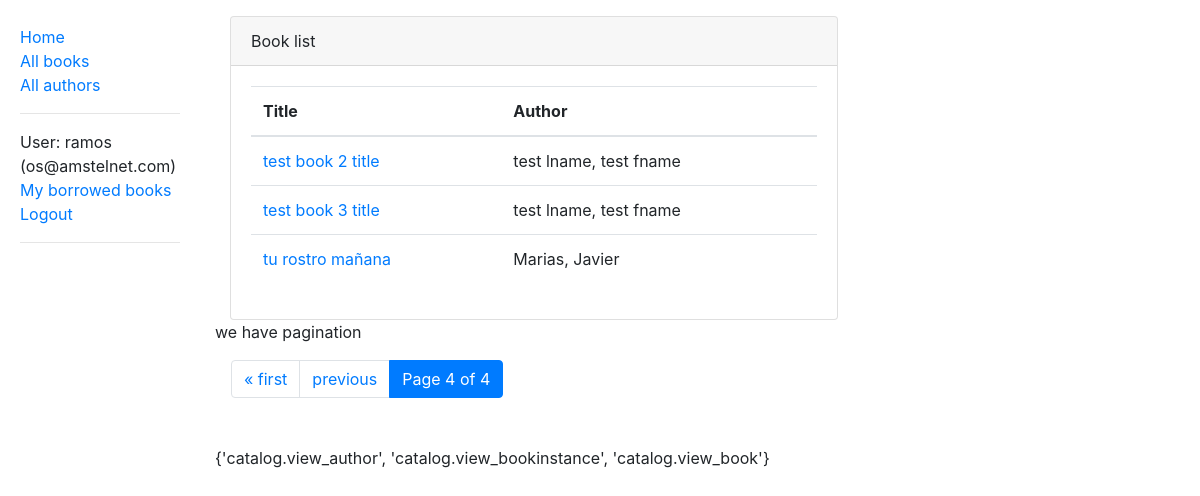
The app's page /catalog/books/?page=4 (signed in), older data.
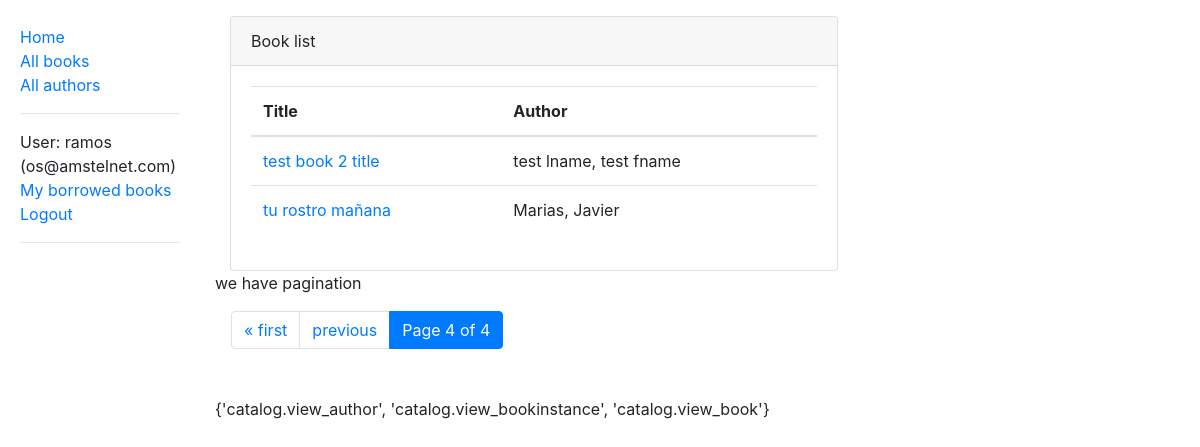
The same page, newer data.
### catalog/models.py (models this page shows, shortened)
class Book(models.Model):
    title = models.CharField(max_length=200)
    author = models.ForeignKey('Author', on_delete=models.SET_NULL, null=True)
    summary = models.TextField(max_length=1000, help_text='Enter a brief description of the book')
    isbn = models.CharField('ISBN', max_length=13,
                            help_text='13 Character <a href="https://www.isbn-international.org/content/what-isbn">ISBN number</a>')
    genre = models.ManyToManyField(Genre, help_text='Select a genre for this book')
    language = models.ForeignKey('Language', on_delete=models.SET_NULL, null=True)
    def display_genre(self):
        """Create a string for the Genre. This is required to display genre in Admin."""
        return ', '.join([genre.name for genre in self.genre.all()[:3]])
    display_genre.short_description = 'Genre'
    def get_absolute_url(self):
        return reverse('book-detail', args=[str(self.id)])

class Author(models.Model):
    first_name = models.CharField(max_length=100)
    last_name = models.CharField(max_length=100)
    date_of_birth = models.DateField(null=True, blank=True)
    date_of_death = models.DateField('Died', null=True, blank=True)
    class Meta:
        ordering = ['last_name', 'first_name']
    def __str__(self):
        return f'{self.last_name}, {self.first_name}'

### catalog/views.py (the view, shortened to what this page needs)
# urls.py: path('books/', views.BookListView.as_view(), name='books'),
class BookListView(LoginRequiredMixin,
                   ListView):
    model = Book
    template_name = 'catalog/book_list.html'
    paginate_by = 5
    raise_exception = True
    permission_denied_message = "Hush hush !! "
    def get_queryset(self):
        print("BookListView::get_queryset()")
        return Book.objects.all().order_by('title')[:25] # Get 25 books containing the title war
    def get_template_names(self):
        print('BookListView::get_template_names()')
        return [self.template_name]
    def dispatch(self, *args, **kwargs):
        print('BookListView::dispatch()')
        print(f"BookListView::self.request.user: {self.request.user}")
        print(f"BookListView::self.template_name: {self.template_name}")
        print(f"BookListView::self.template_name: {self.template_name}")
        print(f"BookListView::self.request.user: {self.request.user}")
        if self.request.user.is_authenticated:
            self.user_permissions = list(Permission.objects.filter(group__user=self.request.user).values_list('codename', flat=True))
        else:
            self.user_permissions = []
        print(self.user_permissions)
        return super().dispatch(*args, **kwargs)
    def get(self, request, *args, **kwargs):
        print("BookListView::get()")
        print(f"BookListView::request.user: {request.user}")
        print(f"BookListView::self.template_name: {self.template_name}")
        return super().get(request, *args, **kwargs)
    def get_context_data(self, **kwargs):
        print("BookListView::get_context_data()")
        context = super(BookListView, self).get_context_data(**kwargs)
        context['user_permissions'] = self.user_permissions
        return context

### catalog/templates/catalog/book_list.html (shortened to what this page needs)
{% extends 'base_generic.html' %}
{% load crispy_forms_tags %}
{% block content %}
    <div class="container-fluid mt-3">
    <div class="card" style="width:38rem;">
        <div class="card-header">
            Book list
        </div>
        <div class="card-body">
        {% if book_list %}
            <table class="table">
                <thead>
                    <tr>
                        <th>Title</th>
                        <th>Author</th>
                    </tr>
                </thead>
                <tbody>
                {% for book in book_list %}
                    <tr>
                        <td>
                        <a href="{{  book.get_absolute_url }}">{{ book.title }}</a>
                        </td>
                        <td>{{ book.author }}</td>
                    </tr>
                {% endfor %}
                </tbody>
            </table>
        {% else %}
            <p>There are no books in the library.</p>
        {% endif %}
        </div>
    </div>
    </div>
{% endblock %}

Row changes from the older to the newer data that the page shows:
removed Book: title "test book 3 title", author "test lname, test fname"
